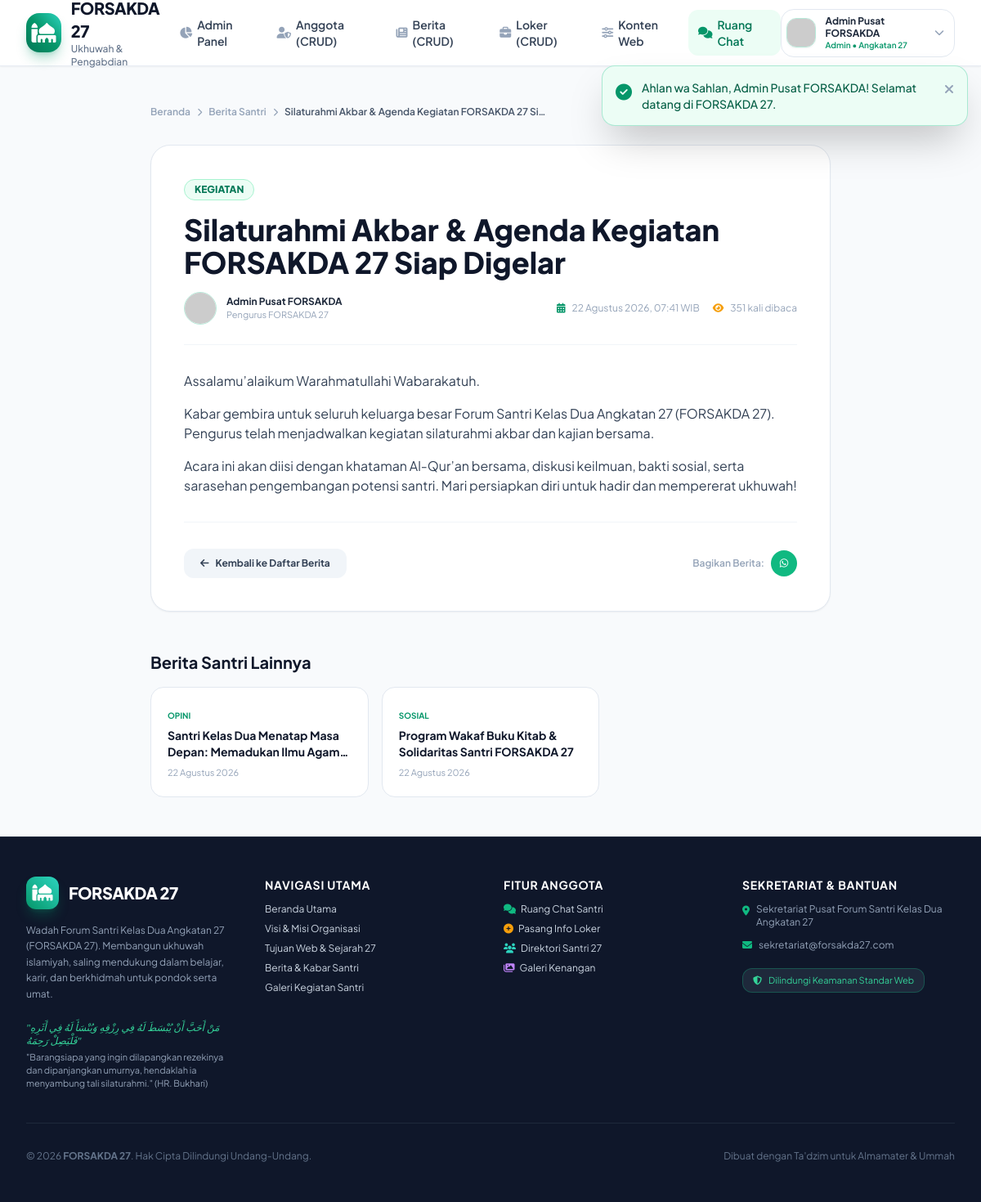
The app's page /views/public/berita-detail.php?slug=silaturahmi-akbar-agenda-kegiatan-forsakda-27 (signed in) with its own data.
### tables this page shows
CREATE TABLE IF NOT EXISTS `news` (
  `id` INT AUTO_INCREMENT PRIMARY KEY,
  `user_id` INT NOT NULL,
  `judul` VARCHAR(255) NOT NULL,
  `slug` VARCHAR(255) NOT NULL,
  `kategori` VARCHAR(50) DEFAULT 'Berita',
  `ringkasan` TEXT NULL,
  `konten` LONGTEXT NOT NULL,
  `gambar` VARCHAR(255) NULL,
  `status` ENUM('published', 'draft') DEFAULT 'published',
  `is_pinned` TINYINT(1) DEFAULT 0,
  `views` INT DEFAULT 0,
  `created_at` DATETIME DEFAULT CURRENT_TIMESTAMP,
  `updated_at` DATETIME DEFAULT CURRENT_TIMESTAMP ON UPDATE CURRENT_TIMESTAMP,
  INDEX (`user_id`),
  INDEX (`slug`),
  INDEX (`status`),
  INDEX (`is_pinned`)
);

CREATE TABLE IF NOT EXISTS `users` (
  `id` INT AUTO_INCREMENT PRIMARY KEY,
  `nama` VARCHAR(100) NOT NULL,
  `email` VARCHAR(100) NULL DEFAULT NULL,
  `password` VARCHAR(255) NOT NULL,
  `role` ENUM('admin', 'anggota', 'publik') DEFAULT 'anggota',
  `status` ENUM('active', 'pending', 'suspended') DEFAULT 'active',
  `angkatan` VARCHAR(20) DEFAULT '27',
  `no_hp` VARCHAR(30) NULL,
  `domisili` VARCHAR(100) NULL,
  `profesi` VARCHAR(100) NULL,
  `bio` TEXT NULL,
  `foto` VARCHAR(255) NULL,
  `created_at` DATETIME DEFAULT CURRENT_TIMESTAMP,
  `updated_at` DATETIME DEFAULT CURRENT_TIMESTAMP ON UPDATE CURRENT_TIMESTAMP,
  UNIQUE KEY `email_unique` (`email`),
  INDEX (`nama`),
  INDEX (`role`),
  INDEX (`status`)
);

### config/auth.php (called while the page is built, shortened)
<?php
require_once __DIR__ . '/security.php';
function is_logged_in(): bool {
    return !empty($_SESSION['user_id']) && !empty($_SESSION['user_role']);
}
function current_user(): ?array {
    return [
        'id'        => (int)$_SESSION['user_id'],
        'nama'      => $_SESSION['user_nama'] ?? 'Pengguna',
        'email'     => $_SESSION['user_email'] ?? '',
        'role'      => $_SESSION['user_role'] ?? 'publik',
        'status'    => $_SESSION['user_status'] ?? 'active',
        'foto'      => $_SESSION['user_foto'] ?? '',
        'angkatan'  => $_SESSION['user_angkatan'] ?? '27',
        'no_hp'     => $_SESSION['user_no_hp'] ?? '',
        'domisili'  => $_SESSION['user_domisili'] ?? '',
        'profesi'   => $_SESSION['user_profesi'] ?? ''
    ];
}
function has_role($roles): bool {
    if (is_string($roles)) {
        $roles = [$roles];
    }
    $userRole = $_SESSION['user_role'] ?? '';
    return in_array($userRole, $roles, true);
}

### config/security.php (called while the page is built, shortened)
<?php
function e(?string $data): string {
    return htmlspecialchars($data, ENT_QUOTES | ENT_SUBSTITUTE, 'UTF-8');
}
function format_date_id(string $datetime, bool $withTime = true): string {
    $timestamp = strtotime($datetime);
    $bulan = [
        1 => 'Januari', 'Februari', 'Maret', 'April', 'Mei', 'Juni',
        'Juli', 'Agustus', 'September', 'Oktober', 'November', 'Desember'
    ];
    $d = date('j', $timestamp);
    $m = $bulan[(int)date('n', $timestamp)];
    $y = date('Y', $timestamp);
    if ($withTime) {
        $time = date('H:i', $timestamp);
        return "$d $m $y, $time WIB";
    }
    return "$d $m $y";
}

### views/public/berita-detail.php (the view, shortened to what this page needs)
<?php
require_once __DIR__ . '/../../config/security.php';
$pdo = Database::getConnection();
$slug = sanitize_input($_GET['slug'] ?? '');
$stmt = $pdo->prepare("
    SELECT n.*, u.nama as penulis_nama, u.foto as penulis_foto, u.role as penulis_role
    FROM news n
    JOIN users u ON n.user_id = u.id
    WHERE n.slug = :slug AND n.status = 'published'
    LIMIT 1
");
$stmt->execute([':slug' => $slug]);
$news = $stmt->fetch();
require_once __DIR__ . '/../../includes/header.php';
$relatedStmt = $pdo->prepare("SELECT * FROM news WHERE id != :id AND status = 'published' ORDER BY created_at DESC LIMIT 3");
$relatedStmt->execute([':id' => $news['id']]);
$relatedNews = $relatedStmt->fetchAll();
?>
<main class="py-12 bg-slate-50 dark:bg-slate-950 flex-1">
    <div class="max-w-4xl mx-auto px-4 sm:px-6 lg:px-8 space-y-8">
        <div class="flex items-center gap-2 text-xs font-semibold text-slate-400">
            <a href="<?php echo BASE_URL; ?>/index.php" class="hover:text-brand-600">Beranda</a>
            <i class="fa-solid fa-chevron-right text-[10px]"></i>
            <a href="<?php echo BASE_URL; ?>/views/public/berita.php" class="hover:text-brand-600">Berita Santri</a>
            <i class="fa-solid fa-chevron-right text-[10px]"></i>
            <span class="text-slate-600 dark:text-slate-300 truncate max-w-xs"><?php echo e($news['judul']); ?></span>
        </div>
        <article class="bg-white dark:bg-slate-900 rounded-3xl p-6 sm:p-10 border border-slate-200 dark:border-slate-800 shadow-sm space-y-8">
            <div class="space-y-4 border-b border-slate-100 dark:border-slate-800 pb-6">
                <span class="inline-flex items-center px-3 py-1 rounded-full text-xs font-extrabold uppercase bg-brand-50 text-brand-700 border border-brand-200">
                    <?php echo e($news['kategori']); ?>
                </span>
                <h1 class="text-2xl sm:text-4xl font-extrabold text-slate-900 dark:text-white leading-tight">
                    <?php echo e($news['judul']); ?>
                </h1>
                <div class="flex flex-wrap items-center justify-between gap-4 text-xs text-slate-400">
                    <div class="flex items-center gap-3">
                        <img src="<?php echo !empty($news['penulis_foto']) ? BASE_URL . '/' . e($news['penulis_foto']) : 'https://ui-avatars.com/api/?name=' . urlencode($news['penulis_nama']) . '&background=059669&color=fff'; ?>"
                             alt="<?php echo e($news['penulis_nama']); ?>"
                             class="w-10 h-10 rounded-full object-cover border border-emerald-500/30">
                        <div>
                            <p class="font-bold text-slate-800 dark:text-slate-200"><?php echo e($news['penulis_nama']); ?></p>
                            <p class="text-[11px] text-slate-400">Pengurus FORSAKDA 27</p>
                        </div>
                    </div>
                    <div class="flex items-center gap-4">
                        <span><i class="fa-solid fa-calendar-days mr-1.5 text-brand-600"></i> <?php echo format_date_id($news['created_at'], true); ?></span>
                        <span><i class="fa-solid fa-eye mr-1.5 text-amber-500"></i> <?php echo e($news['views'] + 1); ?> kali dibaca</span>
                    </div>
                </div>
            </div>
            <div class="prose prose-slate dark:prose-invert max-w-none text-slate-700 dark:text-slate-300 leading-relaxed text-sm sm:text-base space-y-4">
                <?php echo $news['konten']; ?>
            </div>
            <div class="pt-8 border-t border-slate-100 dark:border-slate-800 flex flex-col sm:flex-row items-center justify-between gap-4">
                <a href="<?php echo BASE_URL; ?>/views/public/berita.php" class="px-5 py-2.5 bg-slate-100 hover:bg-slate-200 dark:bg-slate-800 dark:hover:bg-slate-700 text-slate-700 dark:text-slate-300 font-bold rounded-xl text-xs transition flex items-center gap-2">
                    <i class="fa-solid fa-arrow-left"></i> Kembali ke Daftar Berita
                </a>
                <div class="flex items-center gap-2">
                    <span class="text-xs font-semibold text-slate-400">Bagikan Berita:</span>
                    <a href="https://api.whatsapp.com/send?text=<?php echo urlencode($news['judul'] . ' - ' . BASE_URL . '/views/public/berita-detail.php?slug=' . $news['slug']); ?>" target="_blank" class="w-8 h-8 rounded-full bg-emerald-500 text-white flex items-center justify-center text-xs hover:opacity-90 transition">
                        <i class="fa-brands fa-whatsapp"></i>
                    </a>
                </div>
            </div>
        </article>
        <?php if (!empty($relatedNews)): ?>
            <div class="space-y-4 pt-4">
                <h3 class="text-xl font-bold text-slate-900 dark:text-white">Berita Santri Lainnya</h3>
                <div class="grid grid-cols-1 md:grid-cols-3 gap-4">
                    <?php foreach ($relatedNews as $rel): ?>
                        <a href="<?php echo BASE_URL; ?>/views/public/berita-detail.php?slug=<?php echo urlencode($rel['slug']); ?>" class="bg-white dark:bg-slate-900 p-5 rounded-2xl border border-slate-200 dark:border-slate-800 hover:border-brand-500 transition block">
                            <span class="text-[10px] font-bold text-brand-600 uppercase"><?php echo e($rel['kategori']); ?></span>
                            <h4 class="text-xs sm:text-sm font-bold text-slate-900 dark:text-white mt-1 line-clamp-2"><?php echo e($rel['judul']); ?></h4>
                            <p class="text-[11px] text-slate-400 mt-2"><?php echo format_date_id($rel['created_at'], false); ?></p>
                        </a>
                    <?php endforeach; ?>
                </div>
            </div>
        <?php endif; ?>
    </div>
</main>
<?php require_once __DIR__ . '/../../includes/footer.php'; ?>

### includes/navbar.php (shortened to what this page needs)
<?php
$currentUser = current_user();
?>
<header class="sticky top-0 z-40 bg-white/90 dark:bg-slate-900/90 backdrop-blur-md border-b border-slate-200/80 dark:border-slate-800 transition-colors shadow-sm">
    <div class="max-w-7xl mx-auto px-4 sm:px-6 lg:px-8">
        <div class="flex items-center justify-between h-20">
            <a href="<?php echo BASE_URL; ?>/index.php" class="flex items-center gap-3 group">
                <div class="w-12 h-12 bg-gradient-to-tr from-brand-700 via-brand-600 to-teal-400 rounded-2xl flex items-center justify-center text-white text-2xl shadow-lg shadow-brand-600/30 group-hover:scale-105 transition-transform duration-300">
                    <i class="fa-solid fa-mosque"></i>
                </div>
                <div>
                    <div class="flex items-center gap-2">
                        <span class="text-xl font-extrabold tracking-tight text-slate-900 dark:text-white"><?php echo APP_NAME; ?></span>
                    </div>
                    <p class="text-xs text-slate-500 dark:text-slate-400 font-medium">Ukhuwah &amp; Pengabdian</p>
                </div>
            </a>
            <nav class="hidden lg:flex items-center gap-1">
                <?php if (!is_logged_in()): ?>
                    <a href="<?php echo BASE_URL; ?>/index.php" class="px-3.5 py-2 rounded-xl text-sm font-semibold text-slate-700 dark:text-slate-200 hover:text-brand-600 hover:bg-brand-50 dark:hover:bg-slate-800 transition">Beranda</a>
                    <a href="<?php echo BASE_URL; ?>/views/public/visi-misi.php" class="px-3.5 py-2 rounded-xl text-sm font-semibold text-slate-700 dark:text-slate-200 hover:text-brand-600 hover:bg-brand-50 dark:hover:bg-slate-800 transition">Visi &amp; Misi</a>
                    <a href="<?php echo BASE_URL; ?>/views/public/tujuan.php" class="px-3.5 py-2 rounded-xl text-sm font-semibold text-slate-700 dark:text-slate-200 hover:text-brand-600 hover:bg-brand-50 dark:hover:bg-slate-800 transition">Tujuan &amp; Sejarah</a>
                    <a href="<?php echo BASE_URL; ?>/views/public/berita.php" class="px-3.5 py-2 rounded-xl text-sm font-semibold text-slate-700 dark:text-slate-200 hover:text-brand-600 hover:bg-brand-50 dark:hover:bg-slate-800 transition">Berita</a>
                    <a href="<?php echo BASE_URL; ?>/views/public/loker.php" class="px-3.5 py-2 rounded-xl text-sm font-semibold text-slate-700 dark:text-slate-200 hover:text-brand-600 hover:bg-brand-50 dark:hover:bg-slate-800 transition">Bursa Loker</a>
                    <a href="<?php echo BASE_URL; ?>/views/public/galeri.php" class="px-3.5 py-2 rounded-xl text-sm font-semibold text-slate-700 dark:text-slate-200 hover:text-brand-600 hover:bg-brand-50 dark:hover:bg-slate-800 transition">Galeri</a>
                <?php elseif (has_role('admin')): ?>
                    <a href="<?php echo BASE_URL; ?>/views/admin/dashboard.php" class="px-3 py-2 rounded-xl text-sm font-semibold text-slate-700 dark:text-slate-200 hover:text-brand-600 hover:bg-brand-50 dark:hover:bg-slate-800 transition flex items-center gap-1.5">
                        <i class="fa-solid fa-chart-pie text-slate-400"></i> Admin Panel
                    </a>
                    <a href="<?php echo BASE_URL; ?>/views/admin/users.php" class="px-3 py-2 rounded-xl text-sm font-semibold text-slate-700 dark:text-slate-200 hover:text-brand-600 hover:bg-brand-50 dark:hover:bg-slate-800 transition flex items-center gap-1.5">
                        <i class="fa-solid fa-user-shield text-slate-400"></i> Anggota (CRUD)
                    </a>
                    <a href="<?php echo BASE_URL; ?>/views/admin/berita.php" class="px-3 py-2 rounded-xl text-sm font-semibold text-slate-700 dark:text-slate-200 hover:text-brand-600 hover:bg-brand-50 dark:hover:bg-slate-800 transition flex items-center gap-1.5">
                        <i class="fa-solid fa-newspaper text-slate-400"></i> Berita (CRUD)
                    </a>
                    <a href="<?php echo BASE_URL; ?>/views/admin/loker.php" class="px-3 py-2 rounded-xl text-sm font-semibold text-slate-700 dark:text-slate-200 hover:text-brand-600 hover:bg-brand-50 dark:hover:bg-slate-800 transition flex items-center gap-1.5">
                        <i class="fa-solid fa-briefcase text-slate-400"></i> Loker (CRUD)
                    </a>
                    <a href="<?php echo BASE_URL; ?>/views/admin/konten.php" class="px-3 py-2 rounded-xl text-sm font-semibold text-slate-700 dark:text-slate-200 hover:text-brand-600 hover:bg-brand-50 dark:hover:bg-slate-800 transition flex items-center gap-1.5">
                        <i class="fa-solid fa-sliders text-slate-400"></i> Konten Web
                    </a>
                    <a href="<?php echo BASE_URL; ?>/views/member/chat.php" class="px-3 py-2 rounded-xl text-sm font-semibold text-brand-700 dark:text-brand-400 bg-brand-50 dark:bg-slate-800 hover:bg-brand-100 transition flex items-center gap-1.5">
                        <i class="fa-solid fa-comments text-brand-600"></i> Ruang Chat
                    </a>
                <?php endif; ?>
            </nav>
            <div class="hidden lg:flex items-center gap-3">
                <?php if (!is_logged_in()): ?>
                    <a href="<?php echo BASE_URL; ?>/views/public/login.php" class="px-5 py-2.5 rounded-xl text-sm font-bold text-brand-700 dark:text-brand-400 hover:bg-brand-50 dark:hover:bg-slate-800 transition">
                        <i class="fa-solid fa-right-to-bracket mr-1.5"></i> Masuk
                    </a>
                    <a href="<?php echo BASE_URL; ?>/views/public/register.php" class="px-5 py-2.5 rounded-xl text-sm font-bold text-white bg-gradient-to-r from-brand-600 to-teal-500 hover:from-brand-500 hover:to-teal-400 shadow-md shadow-brand-600/20 transition flex items-center gap-2">
                        <i class="fa-solid fa-user-plus"></i> Gabung Santri
                    </a>
                <?php else: ?>
                    <div class="relative">
                        <button id="userMenuBtn" type="button" class="flex items-center gap-3 p-1.5 pr-3 rounded-2xl border border-slate-200 dark:border-slate-700 hover:border-brand-500/40 hover:bg-slate-50 dark:hover:bg-slate-800 transition">
                            <img src="<?php echo !empty($currentUser['foto']) ? BASE_URL . '/' . e($currentUser['foto']) : 'https://ui-avatars.com/api/?name=' . urlencode($currentUser['nama']) . '&background=059669&color=fff'; ?>"
                                 alt="<?php echo e($currentUser['nama']); ?>"
                                 class="w-9 h-9 rounded-xl object-cover border border-emerald-500/30 shadow-sm">
                            <div class="text-left">
                                <p class="text-xs font-bold text-slate-800 dark:text-slate-100 leading-tight"><?php echo e($currentUser['nama']); ?></p>
                                <p class="text-[10px] text-brand-600 dark:text-brand-400 font-semibold capitalize"><?php echo e($currentUser['role']); ?> &bull; Angkatan 27</p>
                            </div>
                            <i class="fa-solid fa-chevron-down text-xs text-slate-400 ml-1"></i>
                        </button>
                    </div>
                <?php endif; ?>
            </div>
        </div>
    </div>
</header>

### assets/css/custom.css (style rules this page uses)
:root { --primary: #059669; --primary-dark: #064e3b; --accent: #d97706; }
body { font-family: 'Plus Jakarta Sans', -apple-system, BlinkMacSystemFont, 'Segoe UI', Roboto, sans-serif; }

### records on screen
news: user.nama "Admin Pusat FORSAKDA", user.role "Admin", judul "Silaturahmi Akbar & Agenda Kegiatan FORSAKDA 27 Si…", kategori "KEGIATAN", judul "Silaturahmi Akbar & Agenda Kegiatan FORSAKDA 27 Siap Digelar", created_at "22 Agustus 2026, 07:41 WIB", $news['views'] + 1 "351", konten "Assalamu’alaikum Warahmatullahi Wabarakatuh. Kabar gembira untuk seluruh keluarga besar Forum Santri Kelas Dua Angkatan 27 (FORSAKDA 27). Pengurus telah menjadwalkan kegiatan silaturahmi akbar dan kajian bersama. Acara ini akan diisi dengan khataman Al-Qur’an bersama, diskusi keilmuan, bakti sosial, serta sarasehan pengembangan potensi santri. Mari persiapkan diri untuk hadir dan mempererat ukhuwah!"
news: kategori "OPINI", judul "Santri Kelas Dua Menatap Masa Depan: Memadukan Ilmu…", created_at "22 Agustus 2026"
news: kategori "SOSIAL", judul "Program Wakaf Buku Kitab & Solidaritas Santri FORSAKDA 27", created_at "22 Agustus 2026"

### other values on screen
$message "Ahlan wa Sahlan, Admin Pusat FORSAKDA! Selamat datang di FORSAKDA 27."
APP_NAME "FORSAKDA 27"
